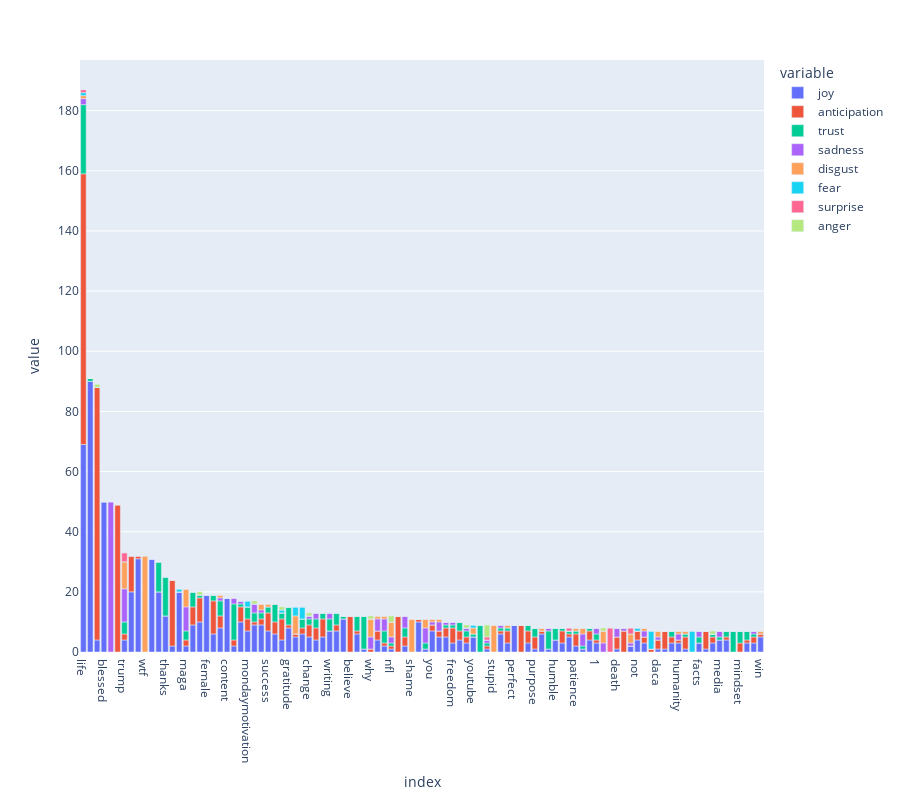

Notebook source saved alongside this figure:
### Code cell
px.bar(tagEmoCnt.iloc[:100], y=tagEmoCnt.columns, height=800)

### Figure 1 — Plotly figure (JSON) as saved in the notebook; plotly's stock layout.template omitted (floating-point values rounded to 4 significant figures)
{"data": [{"alignmentgroup": "True", "hovertemplate": "variable=joy<br>index=%{x}<br>value=%{y}<extra></extra>", "legendgroup": "joy", "marker": {"color": "#636efa", "pattern": {"shape": ""}}, "name": "joy", "offsetgroup": "joy", "orientation": "v", "showlegend": true, "textposition": "auto", "type": "bar", "x": ["life", "love", "god", "blessed", "sad", "dream", "trump", "faith", "everyday", "wtf", "special", "hope", "thanks", "jesus", "awesome", "maga", "inspiration", "motivation", "female", "wisdom", "people", "content", "help", "tuesdaythoughts", "mondaymotivation", "women", "world", "success", "food", "leadership", "gratitude", "gameofthrones", "power", "change", "me", "godisgood", "writing", "business", "happy", "believe", "health", "followers", "why", "bored", "america", "nfl", "pray", "usa", "shame", "amazing", "resist", "you", "work", "strength", "freedom", "fridayfeeling", "texas", "youtube", "thankful", "bb19", "stupid", "movie", "future", "perfect", "excited", "entrepreneur", "purpose", "time", "gay", "humble", "heart", "listen", "patience", "customerservice", "good", "1", "fml", "crazy", "death", "hardwork", "lol", "not", "rip", "insecure", "daca", "growth", "pure", "humanity", "egypt", "jealous", "facts", "son", "thursdaythoughts", "media", "goodnight", "healthy", "mindset", "blogger", "to", "win"], "xaxis": "x", "y": [69, 90, 4, 50, 0, 0, 4, 20, 31, 0, 31, 20, 12, 2, 20, 2, 9, 10, 19, 6, 8, 18, 2, 10, 7, 9, 9, 7, 6, 4, 8, 5, 6, 5, 4, 5, 7, 7, 11, 0, 6, 1, 0, 4, 2, 1, 0, 2, 0, 10, 1, 7, 5, 5, 3, 4, 3, 5, 0, 1, 0, 6, 3, 9, 0, 3, 1, 6, 1, 4, 3, 5, 2, 1, 4, 3, 0, 0, 1, 0, 2, 4, 3, 0, 1, 1, 3, 3, 1, 0, 3, 1, 3, 4, 4, 0, 0, 3, 3, 5], "yaxis": "y"}, {"alignmentgroup": "True", "hovertemplate": "variable=anticipation<br>index=%{x}<br>value=%{y}<extra></extra>", "legendgroup": "anticipation", "marker": {"color": "#EF553B", "pattern": {"shape": ""}}, "name": "anticipation", "offsetgroup": "anticipation", "orientation": "v", "showlegend": true, "textposition": "auto", "type": "bar", "x": ["life", "love", "god", "blessed", "sad", "dream", "trump", "faith", "everyday", "wtf", "special", "hope", "thanks", "jesus", "awesome", "maga", "inspiration", "motivation", "female", "wisdom", "people", "content", "help", "tuesdaythoughts", "mondaymotivation", "women", "world", "success", "food", "leadership", "gratitude", "gameofthrones", "power", "change", "me", "godisgood", "writing", "business", "happy", "believe", "health", "followers", "why", "bored", "america", "nfl", "pray", "usa", "shame", "amazing", "resist", "you", "work", "strength", "freedom", "fridayfeeling", "texas", "youtube", "thankful", "bb19", "stupid", "movie", "future", "perfect", "excited", "entrepreneur", "purpose", "time", "gay", "humble", "heart", "listen", "patience", "customerservice", "good", "1", "fml", "crazy", "death", "hardwork", "lol", "not", "rip", "insecure", "daca", "growth", "pure", "humanity", "egypt", "jealous", "facts", "son", "thursdaythoughts", "media", "goodnight", "healthy", "mindset", "blogger", "to", "win"], "xaxis": "x", "y": [90, 0, 84, 0, 0, 49, 2, 12, 1, 0, 0, 0, 0, 22, 0, 2, 6, 8, 0, 11, 4, 0, 2, 5, 4, 1, 2, 6, 4, 7, 1, 1, 2, 4, 4, 6, 0, 2, 0, 12, 1, 0, 1, 3, 1, 1, 12, 3, 0, 1, 0, 2, 2, 3, 5, 3, 2, 0, 0, 1, 0, 1, 4, 0, 9, 4, 4, 1, 0, 0, 4, 1, 4, 0, 3, 1, 0, 0, 4, 7, 0, 3, 2, 1, 3, 6, 2, 1, 4, 0, 0, 6, 2, 0, 1, 0, 3, 1, 2, 1], "yaxis": "y"}, {"alignmentgroup": "True", "hovertemplate": "variable=trust<br>index=%{x}<br>value=%{y}<extra></extra>", "legendgroup": "trust", "marker": {"color": "#00cc96", "pattern": {"shape": ""}}, "name": "trust", "offsetgroup": "trust", "orientation": "v", "showlegend": true, "textposition": "auto", "type": "bar", "x": ["life", "love", "god", "blessed", "sad", "dream", "trump", "faith", "everyday", "wtf", "special", "hope", "thanks", "jesus", "awesome", "maga", "inspiration", "motivation", "female", "wisdom", "people", "content", "help", "tuesdaythoughts", "mondaymotivation", "women", "world", "success", "food", "leadership", "gratitude", "gameofthrones", "power", "change", "me", "godisgood", "writing", "business", "happy", "believe", "health", "followers", "why", "bored", "america", "nfl", "pray", "usa", "shame", "amazing", "resist", "you", "work", "strength", "freedom", "fridayfeeling", "texas", "youtube", "thankful", "bb19", "stupid", "movie", "future", "perfect", "excited", "entrepreneur", "purpose", "time", "gay", "humble", "heart", "listen", "patience", "customerservice", "good", "1", "fml", "crazy", "death", "hardwork", "lol", "not", "rip", "insecure", "daca", "growth", "pure", "humanity", "egypt", "jealous", "facts", "son", "thursdaythoughts", "media", "goodnight", "healthy", "mindset", "blogger", "to", "win"], "xaxis": "x", "y": [23, 1, 0, 0, 0, 0, 4, 0, 0, 0, 0, 10, 13, 0, 0, 3, 5, 1, 0, 2, 5, 0, 12, 1, 4, 3, 2, 2, 6, 2, 6, 0, 3, 2, 3, 2, 4, 4, 1, 0, 5, 11, 0, 0, 4, 1, 0, 3, 0, 0, 2, 0, 0, 1, 1, 3, 2, 1, 9, 1, 0, 1, 1, 0, 0, 2, 3, 0, 6, 4, 1, 1, 1, 1, 1, 2, 0, 0, 0, 0, 0, 0, 0, 0, 0, 0, 2, 0, 1, 0, 2, 0, 1, 1, 2, 7, 4, 3, 1, 0], "yaxis": "y"}, {"alignmentgroup": "True", "hovertemplate": "variable=sadness<br>index=%{x}<br>value=%{y}<extra></extra>", "legendgroup": "sadness", "marker": {"color": "#ab63fa", "pattern": {"shape": ""}}, "name": "sadness", "offsetgroup": "sadness", "orientation": "v", "showlegend": true, "textposition": "auto", "type": "bar", "x": ["life", "love", "god", "blessed", "sad", "dream", "trump", "faith", "everyday", "wtf", "special", "hope", "thanks", "jesus", "awesome", "maga", "inspiration", "motivation", "female", "wisdom", "people", "content", "help", "tuesdaythoughts", "mondaymotivation", "women", "world", "success", "food", "leadership", "gratitude", "gameofthrones", "power", "change", "me", "godisgood", "writing", "business", "happy", "believe", "health", "followers", "why", "bored", "america", "nfl", "pray", "usa", "shame", "amazing", "resist", "you", "work", "strength", "freedom", "fridayfeeling", "texas", "youtube", "thankful", "bb19", "stupid", "movie", "future", "perfect", "excited", "entrepreneur", "purpose", "time", "gay", "humble", "heart", "listen", "patience", "customerservice", "good", "1", "fml", "crazy", "death", "hardwork", "lol", "not", "rip", "insecure", "daca", "growth", "pure", "humanity", "egypt", "jealous", "facts", "son", "thursdaythoughts", "media", "goodnight", "healthy", "mindset", "blogger", "to", "win"], "xaxis": "x", "y": [2, 0, 0, 0, 50, 0, 11, 0, 0, 0, 0, 0, 0, 0, 0, 8, 0, 0, 0, 0, 1, 0, 2, 1, 0, 3, 1, 0, 0, 0, 0, 0, 0, 1, 2, 0, 2, 0, 0, 0, 0, 0, 4, 4, 4, 2, 0, 4, 0, 0, 5, 1, 3, 1, 1, 0, 1, 0, 0, 1, 0, 1, 0, 0, 0, 0, 0, 0, 1, 0, 0, 0, 0, 4, 0, 2, 3, 0, 3, 1, 1, 0, 2, 0, 1, 0, 0, 2, 0, 0, 2, 0, 0, 2, 0, 0, 0, 0, 1, 0], "yaxis": "y"}, {"alignmentgroup": "True", "hovertemplate": "variable=disgust<br>index=%{x}<br>value=%{y}<extra></extra>", "legendgroup": "disgust", "marker": {"color": "#FFA15A", "pattern": {"shape": ""}}, "name": "disgust", "offsetgroup": "disgust", "orientation": "v", "showlegend": true, "textposition": "auto", "type": "bar", "x": ["life", "love", "god", "blessed", "sad", "dream", "trump", "faith", "everyday", "wtf", "special", "hope", "thanks", "jesus", "awesome", "maga", "inspiration", "motivation", "female", "wisdom", "people", "content", "help", "tuesdaythoughts", "mondaymotivation", "women", "world", "success", "food", "leadership", "gratitude", "gameofthrones", "power", "change", "me", "godisgood", "writing", "business", "happy", "believe", "health", "followers", "why", "bored", "america", "nfl", "pray", "usa", "shame", "amazing", "resist", "you", "work", "strength", "freedom", "fridayfeeling", "texas", "youtube", "thankful", "bb19", "stupid", "movie", "future", "perfect", "excited", "entrepreneur", "purpose", "time", "gay", "humble", "heart", "listen", "patience", "customerservice", "good", "1", "fml", "crazy", "death", "hardwork", "lol", "not", "rip", "insecure", "daca", "growth", "pure", "humanity", "egypt", "jealous", "facts", "son", "thursdaythoughts", "media", "goodnight", "healthy", "mindset", "blogger", "to", "win"], "xaxis": "x", "y": [1, 0, 0, 0, 0, 0, 9, 0, 0, 32, 0, 0, 0, 0, 0, 6, 0, 0, 0, 0, 1, 0, 0, 0, 0, 0, 2, 1, 0, 0, 0, 6, 0, 0, 0, 0, 0, 0, 0, 0, 0, 0, 6, 1, 1, 5, 0, 0, 11, 0, 3, 1, 1, 0, 0, 0, 0, 2, 0, 0, 9, 0, 1, 0, 0, 0, 0, 1, 0, 0, 0, 0, 1, 2, 0, 0, 4, 0, 0, 0, 3, 0, 1, 0, 2, 0, 0, 1, 1, 0, 0, 0, 0, 0, 0, 0, 0, 0, 0, 1], "yaxis": "y"}, {"alignmentgroup": "True", "hovertemplate": "variable=fear<br>index=%{x}<br>value=%{y}<extra></extra>", "legendgroup": "fear", "marker": {"color": "#19d3f3", "pattern": {"shape": ""}}, "name": "fear", "offsetgroup": "fear", "orientation": "v", "showlegend": true, "textposition": "auto", "type": "bar", "x": ["life", "love", "god", "blessed", "sad", "dream", "trump", "faith", "everyday", "wtf", "special", "hope", "thanks", "jesus", "awesome", "maga", "inspiration", "motivation", "female", "wisdom", "people", "content", "help", "tuesdaythoughts", "mondaymotivation", "women", "world", "success", "food", "leadership", "gratitude", "gameofthrones", "power", "change", "me", "godisgood", "writing", "business", "happy", "believe", "health", "followers", "why", "bored", "america", "nfl", "pray", "usa", "shame", "amazing", "resist", "you", "work", "strength", "freedom", "fridayfeeling", "texas", "youtube", "thankful", "bb19", "stupid", "movie", "future", "perfect", "excited", "entrepreneur", "purpose", "time", "gay", "humble", "heart", "listen", "patience", "customerservice", "good", "1", "fml", "crazy", "death", "hardwork", "lol", "not", "rip", "insecure", "daca", "growth", "pure", "humanity", "egypt", "jealous", "facts", "son", "thursdaythoughts", "media", "goodnight", "healthy", "mindset", "blogger", "to", "win"], "xaxis": "x", "y": [1, 0, 0, 0, 0, 0, 0, 0, 0, 0, 0, 0, 0, 0, 1, 0, 0, 0, 0, 0, 0, 0, 0, 0, 2, 0, 0, 0, 0, 1, 0, 3, 4, 0, 0, 0, 0, 0, 0, 0, 0, 0, 0, 0, 0, 0, 0, 0, 0, 0, 0, 0, 0, 0, 0, 0, 0, 1, 0, 0, 0, 0, 0, 0, 0, 0, 0, 0, 0, 0, 0, 0, 0, 0, 0, 0, 0, 0, 0, 0, 0, 1, 0, 6, 0, 0, 0, 0, 0, 7, 0, 0, 0, 0, 0, 0, 0, 0, 0, 0], "yaxis": "y"}, {"alignmentgroup": "True", "hovertemplate": "variable=surprise<br>index=%{x}<br>value=%{y}<extra></extra>", "legendgroup": "surprise", "marker": {"color": "#FF6692", "pattern": {"shape": ""}}, "name": "surprise", "offsetgroup": "surprise", "orientation": "v", "showlegend": true, "textposition": "auto", "type": "bar", "x": ["life", "love", "god", "blessed", "sad", "dream", "trump", "faith", "everyday", "wtf", "special", "hope", "thanks", "jesus", "awesome", "maga", "inspiration", "motivation", "female", "wisdom", "people", "content", "help", "tuesdaythoughts", "mondaymotivation", "women", "world", "success", "food", "leadership", "gratitude", "gameofthrones", "power", "change", "me", "godisgood", "writing", "business", "happy", "believe", "health", "followers", "why", "bored", "america", "nfl", "pray", "usa", "shame", "amazing", "resist", "you", "work", "strength", "freedom", "fridayfeeling", "texas", "youtube", "thankful", "bb19", "stupid", "movie", "future", "perfect", "excited", "entrepreneur", "purpose", "time", "gay", "humble", "heart", "listen", "patience", "customerservice", "good", "1", "fml", "crazy", "death", "hardwork", "lol", "not", "rip", "insecure", "daca", "growth", "pure", "humanity", "egypt", "jealous", "facts", "son", "thursdaythoughts", "media", "goodnight", "healthy", "mindset", "blogger", "to", "win"], "xaxis": "x", "y": [1, 0, 0, 0, 0, 0, 3, 0, 0, 0, 0, 0, 0, 0, 0, 0, 0, 0, 0, 0, 0, 0, 0, 0, 0, 0, 0, 0, 0, 0, 0, 0, 0, 0, 0, 0, 0, 0, 0, 0, 0, 0, 0, 0, 0, 0, 0, 0, 0, 0, 0, 0, 0, 0, 0, 0, 0, 0, 0, 1, 0, 0, 0, 0, 0, 0, 0, 0, 0, 0, 0, 1, 0, 0, 0, 0, 0, 8, 0, 0, 2, 0, 0, 0, 0, 0, 0, 0, 0, 0, 0, 0, 0, 0, 0, 0, 0, 0, 0, 0], "yaxis": "y"}, {"alignmentgroup": "True", "hovertemplate": "variable=anger<br>index=%{x}<br>value=%{y}<extra></extra>", "legendgroup": "anger", "marker": {"color": "#B6E880", "pattern": {"shape": ""}}, "name": "anger", "offsetgroup": "anger", "orientation": "v", "showlegend": true, "textposition": "auto", "type": "bar", "x": ["life", "love", "god", "blessed", "sad", "dream", "trump", "faith", "everyday", "wtf", "special", "hope", "thanks", "jesus", "awesome", "maga", "inspiration", "motivation", "female", "wisdom", "people", "content", "help", "tuesdaythoughts", "mondaymotivation", "women", "world", "success", "food", "leadership", "gratitude", "gameofthrones", "power", "change", "me", "godisgood", "writing", "business", "happy", "believe", "health", "followers", "why", "bored", "america", "nfl", "pray", "usa", "shame", "amazing", "resist", "you", "work", "strength", "freedom", "fridayfeeling", "texas", "youtube", "thankful", "bb19", "stupid", "movie", "future", "perfect", "excited", "entrepreneur", "purpose", "time", "gay", "humble", "heart", "listen", "patience", "customerservice", "good", "1", "fml", "crazy", "death", "hardwork", "lol", "not", "rip", "insecure", "daca", "growth", "pure", "humanity", "egypt", "jealous", "facts", "son", "thursdaythoughts", "media", "goodnight", "healthy", "mindset", "blogger", "to", "win"], "xaxis": "x", "y": [0, 0, 1, 0, 0, 0, 0, 0, 0, 0, 0, 0, 0, 0, 0, 0, 0, 1, 0, 0, 0, 0, 0, 0, 0, 1, 0, 0, 0, 1, 0, 0, 0, 1, 0, 0, 0, 0, 0, 0, 0, 0, 1, 0, 0, 2, 0, 0, 0, 0, 0, 0, 0, 0, 0, 0, 1, 0, 0, 4, 0, 0, 0, 0, 0, 0, 0, 0, 0, 0, 0, 0, 0, 0, 0, 0, 1, 0, 0, 0, 0, 0, 0, 0, 0, 0, 0, 0, 0, 0, 0, 0, 1, 0, 0, 0, 0, 0, 0, 0], "yaxis": "y"}], "layout": {"barmode": "relative", "height": 800, "legend": {"title": {"text": "variable"}, "tracegroupgap": 0}, "margin": {"t": 60}, "xaxis": {"anchor": "y", "domain": [0, 1], "title": {"text": "index"}}, "yaxis": {"anchor": "x", "domain": [0, 1], "title": {"text": "value"}}}}
